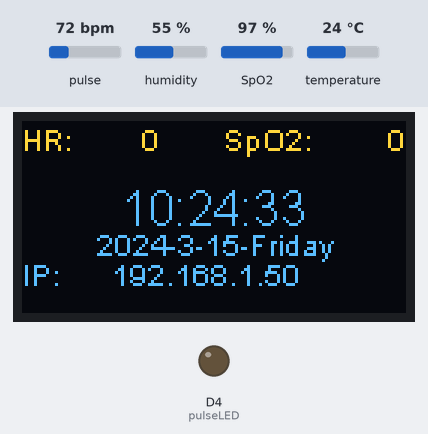
Bench run of a program on a simulated ESP8266 (NodeMCU). Parts: 128×64 one-colour display, output pins drawn as LEDs (lit = HIGH). Dashed ring = blinking. The test bench sets the inputs (shaded band); at power-on: pulse 72 bpm, SpO2 97 %, humidity 55 %, temperature 24 °C. The OLED is the two-colour kind (top 16 rows yellow); WiFi joins after 1.5 s; servers stay silent unless stated; network time is answered at once with the bench clock; the local clock reads 2024-03-15 10:24:30 at power-on unless the program sets it; what the program prints to the serial monitor is not drawn.

Above: at 3.3 s.
3.4 s: pulse set to 100 bpm
At 8.8 s:
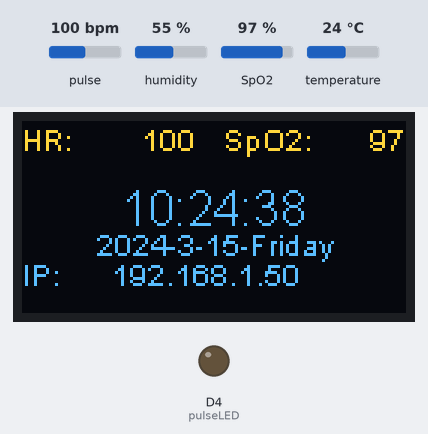
9.0 s: SpO2 set to 80 %
At 9.53 s:
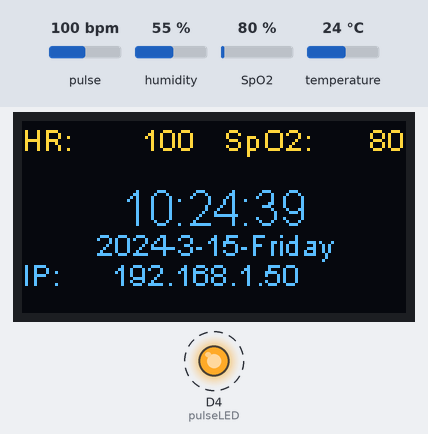
10.5 s: pulse set to 42 bpm
At 11.47 s:
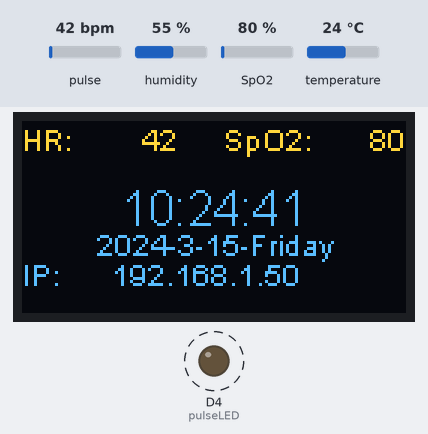
12.1 s: SpO2 set to 85 %
At 12.96 s:
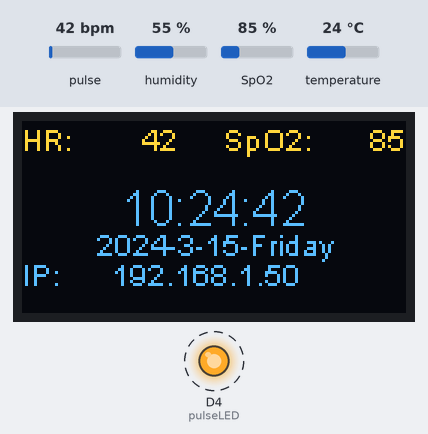
Timing chart, 0 to 14.9 s (numbered marks = the images above; inputs shaded):
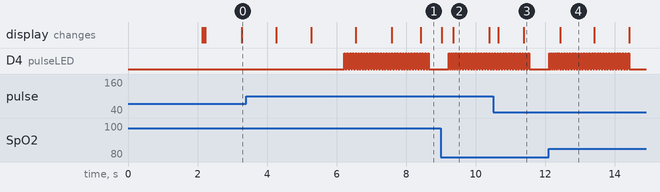

The program:

main.cpp
```cpp
/*********
  Rui Santos
  Complete project details at https://randomnerdtutorials.com/esp8266-dht11dht22-temperature-and-humidity-web-server-with-arduino-ide/
*********/

// Import required libraries
#include <Arduino.h>

// Web Server
#include <ESP8266WiFi.h>
#include <Hash.h>
#include <ESPAsyncTCP.h> // down thu vien
#include <ESPAsyncWebServer.h>

//Cam bien DHT11
#include <Adafruit_Sensor.h>
#include <DHT.h>
#include "Wire.h"
#include "SPI.h"

// Do nhip tim va oxy MAX30102
#include "MAX30105.h"
#include "spo2_algorithm.h"
MAX30105 particleSensor;

#define MAX_BRIGHTNESS 255

#if defined(__AVR_ATmega328P__) || defined(__AVR_ATmega168__)
//Arduino Uno doesn't have enough SRAM to store 100 samples of IR led data and red led data in 32-bit format
//To solve this problem, 16-bit MSB of the sampled data will be truncated. Samples become 16-bit data.
uint16_t irBuffer[100];  //infrared LED sensor data
uint16_t redBuffer[100]; //red LED sensor data
#else
uint32_t irBuffer[100];  //infrared LED sensor data
uint32_t redBuffer[100]; //red LED sensor data
#endif

int32_t bufferLength;  //data length
int32_t spo2;          //SPO2 value
int8_t validSPO2;      //indicator to show if the SPO2 calculation is valid
int32_t heartRate;     //heart rate value
int8_t validHeartRate; //indicator to show if the heart rate calculation is valid

byte pulseLED = D4;         //Must be on PWM pin
byte readLED = BUILTIN_LED; //Blinks with each data read
unsigned int j = 0;
unsigned int i = 0;
unsigned int k = 25;
unsigned int l = 0;
unsigned int m = 0;
unsigned long Lred;
unsigned long currentTime = millis();
unsigned long previousTimeShut = 0;
unsigned long previousTimeUp = 0;
unsigned long interval = 10000;
unsigned int dem = 0;

// Oled 1.3"
#include <SH1106.h>

// lay thoi gian thuc
#include <WiFiUdp.h>
#include <NTPClient.h>
WiFiUDP ntpUDP;
NTPClient timeClient(ntpUDP, "1.vn.pool.ntp.org", 7 * 3600);
String WeekDays[7] = {"Sunday", "Monday", "Tuesday", "Wednesday", "Thursday", "Friday", "Saturday"};
String months[12] = {"January", "February", "March", "April", "May", "June", "July", "August", "September", "October", "November", "December"};
String HMS;
String currentDate;

// Replace with your network credentials
const char *ssid = "WiFi";
const char *password = "chucmungnammoi";

#define DHTPIN D3 // Digital pin connected to the DHT sensor

// Uncomment the type of sensor in use:
//#define DHTTYPE    DHT11     // DHT 11
#define DHTTYPE DHT11 // DHT 22 (AM2302)
//#define DHTTYPE    DHT21     // DHT 21 (AM2301)

DHT dht(DHTPIN, DHTTYPE);

// current temperature & humidity, updated in loop()
float t = 0.0;
float h = 0.0;

// Create AsyncWebServer object on port 80
AsyncWebServer server(80);

// Generally, you should use "unsigned long" for variables that hold time
// The value will quickly become too large for an int to store
unsigned long previousMillisDHT = 0; // will store last time DHT was updated
unsigned long previousMillisRTC = 0; // will store last time DHT was updated

// Updates DHT readings every 10 seconds
const long intervalDHT = 10000;
const long intervalRTC = 1000;
uint32_t wifiIP;

//Oled section
SH1106 display(0x3C, D2, D1);

const char index_html[] PROGMEM = R"rawliteral(
<!DOCTYPE html>
<html lang="en">
<head>
    <meta charset="UTF-8">
    <meta name="viewport" content="width=device-width, initial-scale=1.0">
    <link rel="stylesheet" href="https://use.fontawesome.com/releases/v5.7.2/css/all.css" integrity="sha384-fnmOCqbTlWIlj8LyTjo7mOUStjsKC4pOpQbqyi7RrhN7udi9RwhKkMHpvLbHG9Sr" crossorigin="anonymous">
    <script src="https://use.fontawesome.com/a836d2f02c.js"></script>
    <script src="https://code.highcharts.com/highcharts.js"></script>
    <link rel="stylesheet" href="styles.css">
    <title>Document</title>
</head>
<body>
  <style>
    html {
  font-family: Arial;
  display: inline-block;
  margin: 0px auto;
  text-align: center;
  }
    h2 {
      font-size: 3rem;
    }
    p {
      font-size: 3rem;
    }
    .units {
      font-size: 1.2rem;
    }
    .dht-labels {
      font-size: 1.5rem;
      vertical-align: middle;
      padding-bottom: 15px;
    }
  </style>
  <h2>ESP8266 Smart Watch Server</h2>
  <p>
    <i class="fas fa-thermometer-half" style="color:#059e8a;"></i>
    <span class="dht-labels">Temperature</span>
    <span id="temperature">%TEMPERATURE%</span>
    <sup class="units">&deg;C</sup>
  </p>
  <p>
    <i class="fas fa-tint" style="color:#00add6;"></i>
    <span class="dht-labels">Humidity</span>
    <span id="humidity">%HUMIDITY%</span>
  </p>
  <p>
    <i class="fas fa-heartbeat" style="color:#00add6;"></i>
    <span class="dht-labels">Heart Rate</span>
    <span id="HR">%heartRate%</span>
  </p>
  <p>
    <i class="fas fa-fingerprint" style="color:#00add6;"></i>
    <span class="dht-labels">SpO2</span>
    <span id="SPO2">%spo2%</span>
  </p>
  <br>
  <h2><i class="fas fa-calendar-alt style="color:#00add6;"></i> <span>Calendar</span></h2>
  <p>
    <span id="timehms">%HMS%</span>
    </br>
    <span id="timedmy" class="dht-labels">%currentDate%</span>
  </p>

</body>
<script>

setInterval(function ( ) {
  var xhttp = new XMLHttpRequest();
  xhttp.onreadystatechange = function() {
    if (this.readyState == 4 && this.status == 200) {
      document.getElementById("timehms").innerHTML = this.responseText;
    }
  };
  xhttp.open("GET", "/hms", true);
  xhttp.send();
}, 500 ) ;

setInterval(function ( ) {
  var xhttp = new XMLHttpRequest();
  xhttp.onreadystatechange = function() {
    if (this.readyState == 4 && this.status == 200) {
      document.getElementById("timedmy").innerHTML = this.responseText;
    }
  };
  xhttp.open("GET", "/dmy", true);
  xhttp.send();
}, 10000 ) ;

setInterval(function ( ) {
  var xhttp = new XMLHttpRequest();
  xhttp.onreadystatechange = function() {
    if (this.readyState == 4 && this.status == 200) {
      document.getElementById("HR").innerHTML = this.responseText;
    }
  };
  xhttp.open("GET", "/hr", true);
  xhttp.send();
}, 1000 ) ;

setInterval(function ( ) {
  var xhttp = new XMLHttpRequest();
  xhttp.onreadystatechange = function() {
    if (this.readyState == 4 && this.status == 200) {
      document.getElementById("SPO2").innerHTML = this.responseText;
    }
  };
  xhttp.open("GET", "/spo2", true);
  xhttp.send();
}, 1000 ) ;

setInterval(function ( ) {
  var xhttp = new XMLHttpRequest();
  xhttp.onreadystatechange = function() {
    if (this.readyState == 4 && this.status == 200) {
      document.getElementById("temperature").innerHTML = this.responseText;
    }
  };
  xhttp.open("GET", "/temperature", true);
  xhttp.send();
}, 10000 ) ;

setInterval(function ( ) {
  var xhttp = new XMLHttpRequest();
  xhttp.onreadystatechange = function() {
    if (this.readyState == 4 && this.status == 200) {
      document.getElementById("humidity").innerHTML = this.responseText;
    }
  };
  xhttp.open("GET", "/humidity", true);
  xhttp.send();
}, 10000 ) ;

var chartT = new Highcharts.Chart({
  chart:{ renderTo : 'chart-temperature' },
  title: { text: 'BME280 Temperature' },
  series: [{
    showInLegend: false,
    data: []
  }],
  plotOptions: {
    line: { animation: false,
      dataLabels: { enabled: true }
    },
    series: { color: '#059e8a' }
  },
  xAxis: { type: 'datetime',
    dateTimeLabelFormats: { second: '%H:%M:%S' }
  },
  yAxis: {
    title: { text: 'Temperature (Celsius)' }
    //title: { text: 'Temperature (Fahrenheit)' }
  },
  credits: { enabled: false }
});
setInterval(function ( ) {
  var xhttp = new XMLHttpRequest();
  xhttp.onreadystatechange = function() {
    if (this.readyState == 4 && this.status == 200) {
      var x = (new Date()).getTime(),
          y = parseFloat(this.responseText);
      //console.log(this.responseText);
      if(chartT.series[0].data.length > 40) {
        chartT.series[0].addPoint([x, y], true, true, true);
      } else {
        chartT.series[0].addPoint([x, y], true, false, true);
      }
    }
  };
  xhttp.open("GET", "/temperature", true);
  xhttp.send();
}, 10000 ) ;

var chartH = new Highcharts.Chart({
  chart:{ renderTo:'chart-humidity' },
  title: { text: 'BME280 Humidity' },
  series: [{
    showInLegend: false,
    data: []
  }],
  plotOptions: {
    line: { animation: false,
      dataLabels: { enabled: true }
    }
  },
  xAxis: {
    type: 'datetime',
    dateTimeLabelFormats: { second: '%H:%M:%S' }
  },
  yAxis: {
    title: { text: 'Humidity (%)' }
  },
  credits: { enabled: false }
});
setInterval(function ( ) {
  var xhttp = new XMLHttpRequest();
  xhttp.onreadystatechange = function() {
    if (this.readyState == 4 && this.status == 200) {
      var x = (new Date()).getTime(),
          y = parseFloat(this.responseText);
      //console.log(this.responseText);
      if(chartH.series[0].data.length > 40) {
        chartH.series[0].addPoint([x, y], true, true, true);
      } else {
        chartH.series[0].addPoint([x, y], true, false, true);
      }
    }
  };
  xhttp.open("GET", "/humidity", true);
  xhttp.send();
}, 10000 ) ;

</script>
</html>)rawliteral";

// Replaces placeholder with DHT values
String processor(const String &var)
{
  //Serial.println(var);
  if (var == "TEMPERATURE")
  {
    return String(t);
  }
  else if (var == "HUMIDITY")
  {
    return String(h);
  }
  if (var == "HMS")
  {
    return String(HMS);
  }
  if (var == "currentDate")
  {
    return String(currentDate);
  }

  return String();
}

void setup()
{
  // Serial port for debugging purposes
  Serial.begin(115200);
  pinMode(pulseLED, OUTPUT);
  pinMode(readLED, OUTPUT);

  //esp tu phat wifi (Soft-AP)
  WiFi.disconnect();
  delay(100);
  WiFi.mode(WIFI_AP_STA);
  WiFi.softAP("dang quang", "19216812");

  // Connect to Wi-Fi
  WiFi.begin(ssid, password);
  Serial.println("Connecting to WiFi");
  while (WiFi.status() != WL_CONNECTED)
  {
    delay(1000);
    Serial.println(".");
  }

  // Print ESP8266 Local IP Address
  wifiIP = ((uint32_t)WiFi.localIP());
  Serial.print(wifiIP);
  Serial.print(", IP: ");
  Serial.println(WiFi.localIP());

  //Khai bao dht
  dht.begin();

  // Route for root / web page
  server.on("/", HTTP_GET, [](AsyncWebServerRequest *request) {
    request->send_P(200, "text/html", index_html, processor);
  });

  // DHT !!
  server.on("/temperature", HTTP_GET, [](AsyncWebServerRequest *request) {
    request->send_P(200, "text/plain", String(t).c_str());
  });
  server.on("/humidity", HTTP_GET, [](AsyncWebServerRequest *request) {
    request->send_P(200, "text/plain", String(h).c_str());
  });

  //Gio phut giay
  server.on("/hms", HTTP_GET, [](AsyncWebServerRequest *request) {
    request->send_P(200, "text/plain", String(HMS).c_str());
  });

  //Ngay thang nam
  server.on("/dmy", HTTP_GET, [](AsyncWebServerRequest *request) {
    request->send_P(200, "text/plain", String(currentDate).c_str());
  });

  //Nhip tim HR
  server.on("/hr", HTTP_GET, [](AsyncWebServerRequest *request) {
    request->send_P(200, "text/plain", String(heartRate).c_str());
  });

  //Oxy trong mau SPO2
  server.on("/spo2", HTTP_GET, [](AsyncWebServerRequest *request) {
    request->send_P(200, "text/plain", String(spo2).c_str());
  });

  // Start server
  server.begin();

  // todo Oled 1.3"
  display.init();
  display.flipScreenVertically();
  display.setFont(ArialMT_Plain_10);
  display.display();
  display.clear();
  display.setTextAlignment(TEXT_ALIGN_CENTER);
  display.setFont(ArialMT_Plain_16);
  display.drawString(64, 20, "IP: ");
  display.setFont(ArialMT_Plain_10);
  display.drawString(64, 35, WiFi.localIP().toString());

  //todo MAX30102
  // !Initialize sensor
  if (!particleSensor.begin(Wire, I2C_SPEED_FAST)) //Use default I2C port, 400kHz speed
  {
    Serial.println(F("MAX30105 was not found. Please check wiring/power."));
    while (1)
      ;
  }

  byte ledBrightness = 60; //Options: 0=Off to 255=50mA
  byte sampleAverage = 4;  //Options: 1, 2, 4, 8, 16, 32
  byte ledMode = 2;        //Options: 1 = Red only, 2 = Red + IR, 3 = Red + IR + Green
  byte sampleRate = 100;   //Options: 50, 100, 200, 400, 800, 1000, 1600, 3200
  int pulseWidth = 411;    //Options: 69, 118, 215, 411
  int adcRange = 4096;     //Options: 2048, 4096, 8192, 16384

  particleSensor.setup(ledBrightness, sampleAverage, ledMode, sampleRate, pulseWidth, adcRange); //Configure sensor with these settings
}

void loop()
{
  timeClient.update();
  unsigned long currentMillis = millis();
  display.display();
  display.clear();
  bufferLength = 100; //buffer length of 100 stores 4 seconds of samples running at 25sps
  //read the first 100 samples, and determine the signal range

  if (currentMillis - previousMillisDHT >= intervalDHT)
  {
    // save the last time you updated the DHT values
    previousMillisDHT = currentMillis;
    // Read temperature as Celsius (the default)
    float newT = dht.readTemperature();
    // Read temperature as Fahrenheit (isFahrenheit = true)
    //float newT = dht.readTemperature(true);
    float newH = dht.readHumidity();
    // if humidity read failed, don't change h value
    // if temperature read failed, don't change t value
    if (isnan(newT) && isnan(newH))
    {
      Serial.println("Failed to read from DHT sensor!");
    }
    else
    {
      t = newT;
      Serial.println(t);
      h = newH;
      Serial.println(h);
    }
  }

  if (currentMillis - previousMillisRTC >= intervalRTC)
  {
    previousMillisRTC = currentMillis;
    HMS = timeClient.getFormattedTime();
    Serial.println(HMS);

    // Get a time structure
    unsigned long epochTime = timeClient.getEpochTime();
    // unsigned long Sunrise = 1587359455;
    // struct tm *sr = gmtime((time_t *)&Sunrise);
    struct tm *ptm = gmtime((time_t *)&epochTime);

    int monthDay = ptm->tm_mday;

    int currentMonth = ptm->tm_mon + 1;

    String currentMonthName = months[currentMonth - 1];

    int currentYear = ptm->tm_year + 1900;

    //Print complete date:
    currentDate = String(currentYear) + "-" + String(currentMonth) + "-" + String(monthDay) + "-" + String(WeekDays[timeClient.getDay()]);
    String currentDateOled = String(currentYear) + "-" + String(currentMonth) + "-" + String(monthDay);
    String currentWeekdayOled = String(WeekDays[timeClient.getDay()]);
    Serial.print("Current date : ");
    Serial.println(currentDate);

    Serial.println("");
  }

  // MAX30102 Section

  // for (byte i = 0; i < bufferLength; i++)
  // Lred = particleSensor.getRed();
  // Serial.print("Led Red = ");
  // Serial.print(Lred);
  // Serial.print(", ");

  // if (Lred < 15000)
  // {
  //   // previousTimeShut = currentTime;
  //   // if (currentTime - previousTimeShut >= interval)
  //   // {
  //   //   particleSensor.disableAFULL();
  //   // }
  //   l++;
  //   if (10000 <= l <= 10010)
  //   {
  //     // particleSensor.shutDown();
  //     particleSensor.shutDown();
  //     m = 0;
  //   }
  // }

  // else if (Lred > 50000)
  // {
  //   // if (currentTime - previousTimeShut >= interval)
  //   // {
  //   //   particleSensor.enableAFULL();
  //   // }

  //   m++;
  //   if (1000 <= m <= 1010)
  //   {
  //     particleSensor.wakeUp();
  //     l = 0;
  //     j = 0;
  //     i = 0;
  //   }
  // }

  if (j < 100)
  {
    if (i < bufferLength)
    {
      while (particleSensor.available() == false) //do we have new data?
        particleSensor.check();                   //Check the sensor for new data

      redBuffer[i] = particleSensor.getRed();
      irBuffer[i] = particleSensor.getIR();
      particleSensor.nextSample(); //We're finished with this sample so move to next sample

      Serial.print(F("red="));
      Serial.print(redBuffer[i], DEC);
      Serial.print(F(", ir="));
      Serial.println(irBuffer[i], DEC);
      i++;
    }
    if (j == 99)
    { //calculate heart rate and SpO2 after first 100 samples (first 4 seconds of samples)
      maxim_heart_rate_and_oxygen_saturation(irBuffer, bufferLength, redBuffer, &spo2, &validSPO2, &heartRate, &validHeartRate);
    }
    j++;
  }

  //Continuously taking samples from MAX30102.  Heart rate and SpO2 are calculated every 1 second
  // while (1)
  if (j >= 100)
  {
    //dumping the first 25 sets of samples in the memory and shift the last 75 sets of samples to the top
    // for (byte i = 25; i < 100; i++)
    if (k < 100)
    {
      redBuffer[k - 25] = redBuffer[k];
      irBuffer[k - 25] = irBuffer[k];
      k++;
    }

    //take 25 sets of samples before calculating the heart rate.
    // for (byte i = 75; i < 100; i++)
    if (k < 125)
    {
      while (particleSensor.available() == false) //do we have new data?
        particleSensor.check();                   //Check the sensor for new data

      digitalWrite(readLED, !digitalRead(readLED)); //Blink onboard LED with every data read

      redBuffer[k - 25] = particleSensor.getRed();
      irBuffer[k - 25] = particleSensor.getIR();
      particleSensor.nextSample(); //We're finished with this sample so move to next sample

      //send samples and calculation result to terminal program through UART
      Serial.print(F("red="));
      Serial.print(redBuffer[i], DEC);
      Serial.print(F(", ir="));
      Serial.print(irBuffer[i], DEC);

      Serial.print(F(", HR="));
      Serial.print(heartRate, DEC);

      Serial.print(F(", HRvalid="));
      Serial.print(validHeartRate, DEC);

      Serial.print(F(", SPO2="));
      Serial.print(spo2, DEC);

      Serial.print(F(", SPO2Valid="));
      Serial.println(validSPO2, DEC);
    }

    //After gathering 25 new samples recalculate HR and SP02
    maxim_heart_rate_and_oxygen_saturation(irBuffer, bufferLength, redBuffer, &spo2, &validSPO2, &heartRate, &validHeartRate);
    k++;
    j++;
  }

  if (j >= 200)
  {
    j = 100;
    k = 25;
  }

  // hien thi oled
  // todo display.drawString(x (hang ngang), y(hang doc), "Temp: ");
  display.setTextAlignment(TEXT_ALIGN_LEFT);
  display.setFont(ArialMT_Plain_10);
  // display.drawString(0, 0, "Temp: ");
  display.drawString(0, 0, "HR: ");
  display.setFont(ArialMT_Plain_10);
  // display.drawString(40, 0, String(t));
  display.drawString(40, 0, String(heartRate));
  display.setTextAlignment(TEXT_ALIGN_RIGHT);
  display.setFont(ArialMT_Plain_10);
  display.drawString(100, 0, "SpO2: ");
  display.setFont(ArialMT_Plain_10);
  // display.drawString(128, 0, String(h));
  display.drawString(128, 0, String(spo2));
  display.setTextAlignment(TEXT_ALIGN_CENTER);
  display.setFont(ArialMT_Plain_16);
  display.drawString(64, 20, HMS);
  display.setFont(ArialMT_Plain_10);
  display.drawString(64, 35, currentDate);
  display.setTextAlignment(TEXT_ALIGN_LEFT);
  display.setFont(ArialMT_Plain_10);
  display.drawString(0, 45, "IP: ");
  display.setFont(ArialMT_Plain_10);
  display.drawString(30, 45, WiFi.localIP().toString());

  // // ! test led 12E
  // if (dem < 10)
  // {
  //   digitalWrite(LED_BUILTIN, 1);
  //   delay(30);
  //   dem++;
  // }
  // else if (dem < 20)
  // {
  //   digitalWrite(LED_BUILTIN, 0);
  //   delay(30);
  //   dem++;
  // }
  // if (dem >= 20)
  //   dem = 0;
}
```

Measured:
- after the input at 10.5 s, the display: first changes after 0.16 s (image 3 shows a later state)
